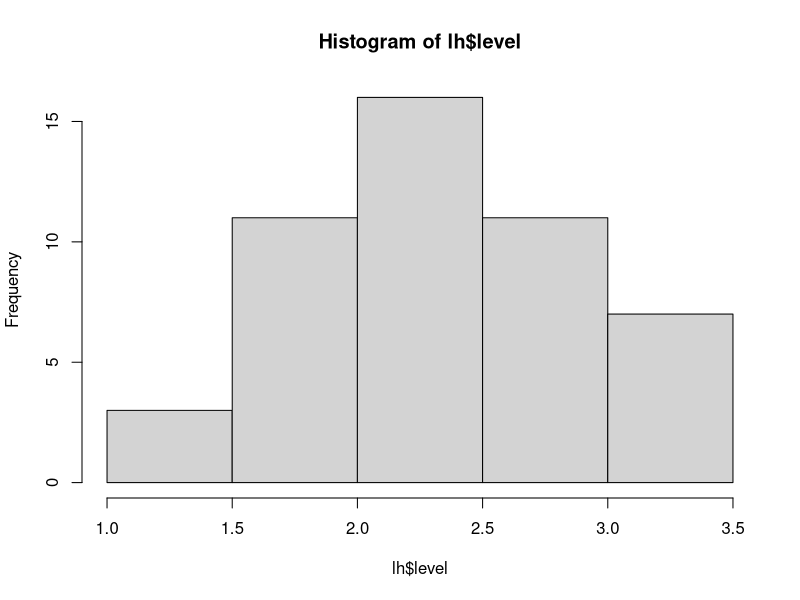
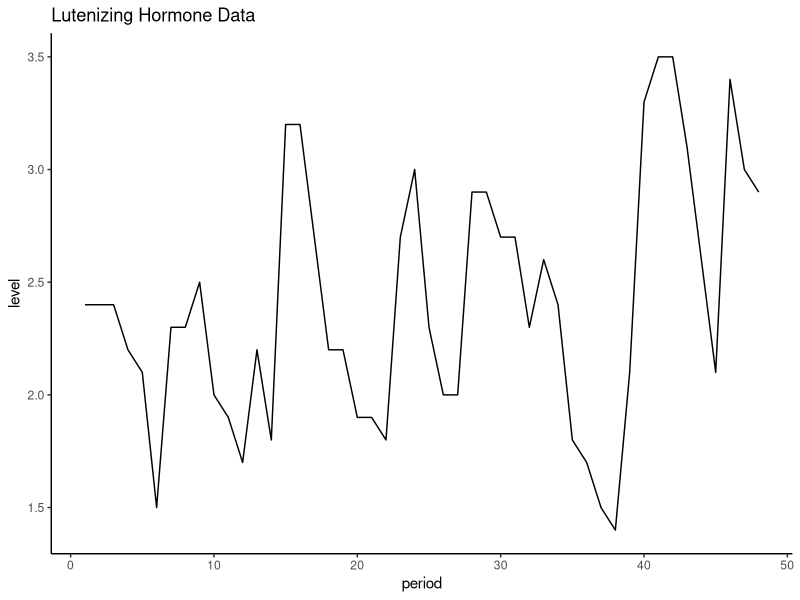
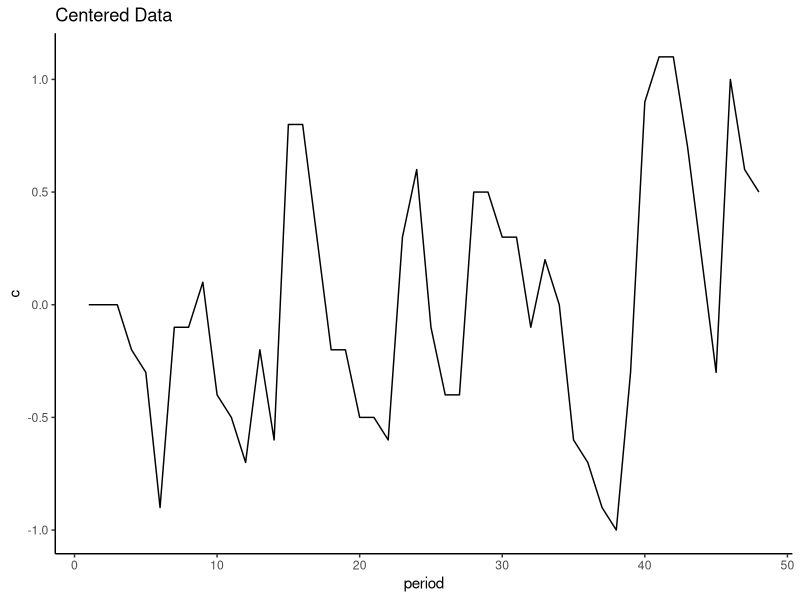

Source code (R) for these figures, in order: (Note: this script raises an error after producing the figures.)
## ---- chunk 1
lh <- read.csv("hormone_data.csv", header = TRUE)
hist(lh$level)
## ---- chunk 2

require(ggplot2)
ggplot(lh, aes(period, level)) + geom_line(col="black") + theme_classic() + labs(title = "Lutenizing Hormone Data")
## ---- chunk 3
lhc <- lh$level - mean(lh$level) 
lh$c = lhc #defining the new z(t) as y(t) - mean(y) and adding it to the existing data frame
ggplot(lh, aes(period, c)) + geom_line(col="black") + theme_classic() + labs(title = "Centered Data") #plot z
## ---- chunk 4
Z = data.frame("t1" = c(lh$c[1:47]), "t2" = c(lh$c[2:48]))
optimize(f = ) #I'm stuck on how to actually calculate the least-squares estimate of beta.
## ---- chunk 5
mu = mean(lh$level)
beta = 0.586 #This is the beta estimate given in Efron and Tibshirani
e = (Z$t2) - beta*(Z$t1) #create the estimated value of espilon for each t
#I'm not sure where to go from here
## ---- chunk 6
size = 3

data=NULL
for (i in 1:length(lh$level)){
  block = lh$level[i:(i+(size-1))]
  s = sample(block,1)
  data = append(data,s)
}

par(mfrow=c(1,1))
plot(lh$period, lh$level, type="l")
points(lh$period, data, type="l", col="steelblue")
## ---- chunk 7
size2 = 10

data2=NULL
for (i in 1:length(lh$level)){
  block2 = lh$level[i:(i+(size2-1))]
  s2 = sample(block2,1)
  data2 = append(data2,s2)
}

par(mfrow=c(1,1))
plot(lh$period, lh$level, type="l")
points(lh$period, data2, type="l", col="steelblue")
## ---- chunk 8
z<-c(94, 197, 16, 38, 99, 141, 23)
y<-c(52, 104, 146, 10, 51, 30, 40, 27, 46)
## ---- chunk 9
theta = mean(z) - mean(y)
theta
## ---- chunk 10
meanz<-NULL
meany<-NULL
thetabs<-NULL
for (i in 1:1400){
  bootz = sample (z, 7, replace = TRUE)
  booty = sample (y, 9, replace = TRUE)
  meanz = append (meanz, mean(bootz))
  meany = append (meany, mean(booty))
  thetabs = append (thetabs, mean(bootz)-mean(booty))
}

se <- sqrt(sum((thetabs-theta)^2)/1399)
## ---- chunk 11
se
## ---- chunk 12
mean(thetabs)/se
## ---- chunk 13
require(ggplot2)
seplot <-data.frame(thetabs)
names(seplot) = "SE"
mean = mean(seplot$SE)
ggplot(seplot, aes(SE)) + geom_histogram(fill="black", binwidth=10) + theme_classic() + geom_vline(xintercept=mean, col="steelblue")
